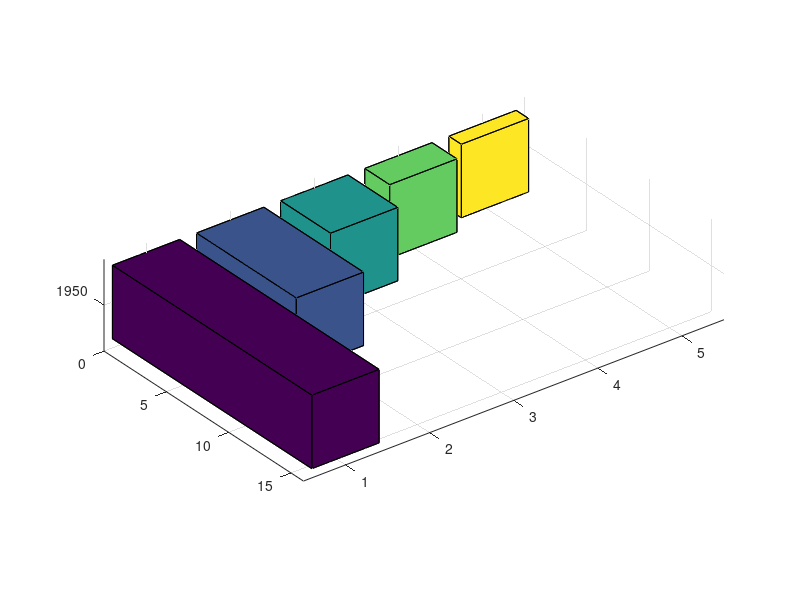

Reproduce this figure in MATLAB. (Note: this script raises an error after producing the figure.)
%=============================================================================
% Copyright (c) 2016-present Allan CORNET (Nelson)
%=============================================================================
% This file is part of Nelson.
%=============================================================================
% LICENCE_BLOCK_BEGIN
% SPDX-License-Identifier: LGPL-3.0-or-later
% LICENCE_BLOCK_END
%=============================================================================
% <--ADV-CLI MODE-->
%=============================================================================

close all;
%=============================================================================
f = figure('Visible', 'on', 'Position', [100 100 620 460], 'Color', [1 1 1]);
axes('Parent', f);
z = [1950 1960 1970 1980 1990];
y = [16 8 4 2 1];
bar3h(z, y);
colormap(parula(64));
title('horizontal explicit position 3d bars');
drawnow();
%=============================================================================
asserts.istrue(isgraphics(f, 'figure'));
asserts.isequal(f.Type, 'figure');
asserts.isequal(char(f.Visible), 'on');
asserts.isequal(f.Color, [1 1 1]);
axesHandles = findobj(f, 'Type', 'axes');
asserts.isequal(numel(axesHandles), 1);
for k = 1:numel(axesHandles)
  asserts.isequal(axesHandles(k).Type, 'axes');
  asserts.isequal(axesHandles(k).Parent, f);
end
surfaceObjects = findobj(f, 'Type', 'surface');
asserts.isequal(numel(surfaceObjects), 1);
asserts.istrue(all(isgraphics(surfaceObjects, 'surface')));
for k = 1:numel(surfaceObjects)
  asserts.isequal(surfaceObjects(k).Type, 'surface');
end
close(f);
close all;
%=============================================================================
